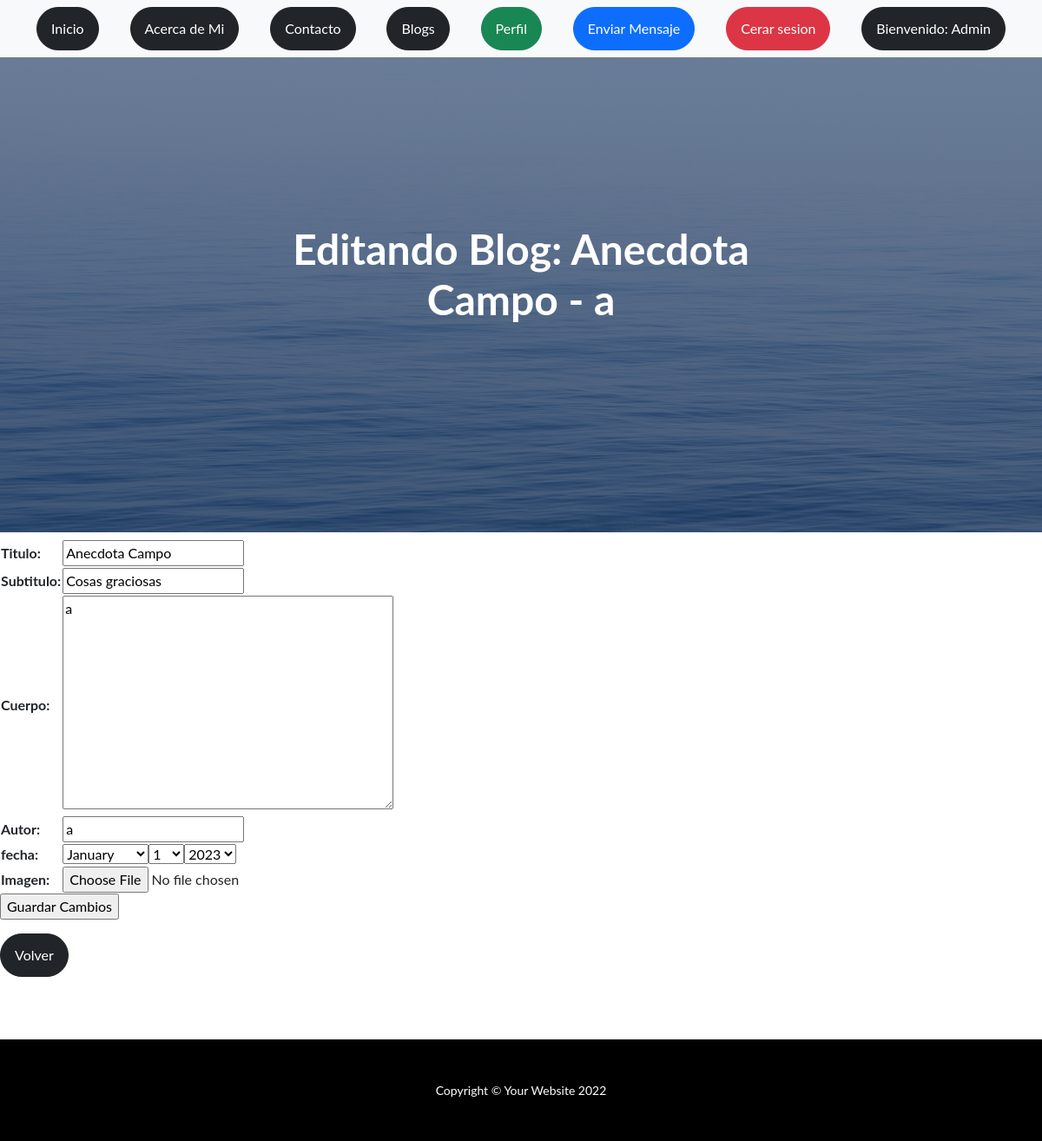
Screenshot of /editarBlog/40 (signed in) with the database file from the repository.
### App/models.py (models this page shows)
class Blog(models.Model):
    titulo= models.CharField(max_length=60)
    subtitulo= models.CharField(max_length=70)
    imagen= models.ImageField(upload_to="imagenes")
    cuerpo= RichTextUploadingField()
    autor= models.CharField(max_length=30)
    fecha= models.DateField()
    def __str__(self):
        return f"{self.titulo} - {self.autor}"

### App/views.py (the view)
# urls.py: path("editarBlog/<id>", editarBlog, name="editarBlog"),
@login_required
def editarBlog(request, id):
    blog=Blog.objects.get(id=id)
    if request.method=="POST":
        form=BlogForm(request.POST, request.FILES)
        if form.is_valid():
            info=form.cleaned_data
            blog.titulo= info["titulo"]
            blog.subtitulo= info["subtitulo"]
            blog.cuerpo= info["cuerpo"]
            blog.autor= info["autor"]
            blog.fecha= info["fecha"]
            blog.imagen= info["imagen"]
            blog.save()
            blog=Blog.objects.all()
            return render(request, "App/leerBlog.html", {"blog":blog, "mensaje": "Articulo editado correctamente"})
        pass
    else:
        formulario= BlogForm(initial={"titulo":blog.titulo, "subtitulo":blog.subtitulo, "cuerpo":blog.cuerpo, "autor":blog.autor, "fecha":blog.fecha})
        return render(request, "App/editarBlog.html", {"form":formulario, "blog":blog })

### App/forms.py
class BlogForm(forms.Form):
    titulo= forms.CharField(label="Titulo", max_length=50)
    subtitulo= forms.CharField(label="Subtitulo", max_length=50)
    cuerpo= forms.CharField(label="Cuerpo", widget=forms.Textarea)
    autor= forms.CharField(label="Autor", max_length=50)
    fecha= fecha = forms.DateField(label="fecha", widget=forms.SelectDateWidget)
    imagen= forms.ImageField(label="Imagen")

### App/templates/App/editarBlog.html (shortened to what this page needs)
{% extends "App/padre.html" %}
{% load static %}
{% block titulo %}
<h1 class="mb-5">Editando Blog: {{ blog }}</h1>
{% endblock %}
{% block contenido_que_cambia %}
<form action="{% url 'editarBlog' blog.id %}" method="POST" enctype="multipart/form-data"> {% csrf_token %}
    <table>
        {{ form.as_table }}
    </table>
    <input type="submit" value="Guardar Cambios">
</form>
{% endblock %}
{% block cambiar_boton_final %}
<section>
    <a class="btn btn-dark btn-xm rounded-pill" href="http://127.0.0.1:8000/leerBlog/">Volver</a>
</section>
{% endblock %}

### App/templates/App/padre.html (shortened to what this page needs)
{% load static %}
<!DOCTYPE html>
<html lang="en">
    <head>
        <link href="{% static 'App/css/styles.css' %}" rel="stylesheet" />
    </head>
    <body>
        <nav class="navbar navbar-light bg-light static-top">
            <div class="container">
                <a class="btn btn-dark btn-xm rounded-pill" href="{% url 'Inicio' %}">Inicio</a>
            {% if user.is_authenticated %}
                <a class="btn btn-dark btn-xm rounded-pill" href="{% url 'About' %}">Acerca de Mi</a>
                <a class="btn btn-dark btn-xm rounded-pill" href="{% url 'Contact' %}">Contacto</a>
                <a class="btn btn-dark btn-xm rounded-pill" href="{% url 'Pages' %}">Blogs</a>
                <a class="btn btn-success btn-xm rounded-pill" href="{% url 'perfil' %}">Perfil</a>
                <a class="btn btn-primary btn-xm rounded-pill" href="{% url 'mensajes'  %}">Enviar Mensaje</a>
                <a class="btn btn-danger btn-xm rounded-pill" href="{% url 'logout' %}">Cerar sesion</a>
                {%if user.is_superuser %}
                <a class="btn btn-dark btn-xm rounded-pill" target="_blank" href="http://127.0.0.1:8000/admin" >Bienvenido: {{ user.username }}</a>
                {% endif %}
            {% else %}
                <a class="btn btn-danger btn-xm rounded-pill" href="{% url 'register' %}">Registrar</a>
                <a class="btn btn-danger btn-xm rounded-pill" href="{% url 'login' %}">Ingresar</a>
                {% endif %}
            </div>
        </nav>
        <header class="masthead">
            <div class="container position-relative">
                <div class="row justify-content-center">
                    <div class="col-xl-6">
                        <div class="text-center text-white">
                            {% block titulo %}
                            {% endblock %}
                        </div>
                    </div>
                </div>
            </div>
        </header>
        {% block contenido_que_cambia %}
        {% endblock %}
        {% block cambiar_boton_final %}{% endblock %}
        <br>
        <br>
        <br>
        <footer class="py-5 bg-black">
            <div class="container px-5"><p class="m-0 text-center text-white small">Copyright &copy; Your Website 2022</p></div>
        </footer>
    </body>
</html>

### rows the page displays
Blog: titulo+autor "Anecdota Campo - a", titulo "Anecdota Campo", subtitulo "Cosas graciosas", cuerpo "a", autor "a"

### other values shown
{{ user.username }} "Admin"
